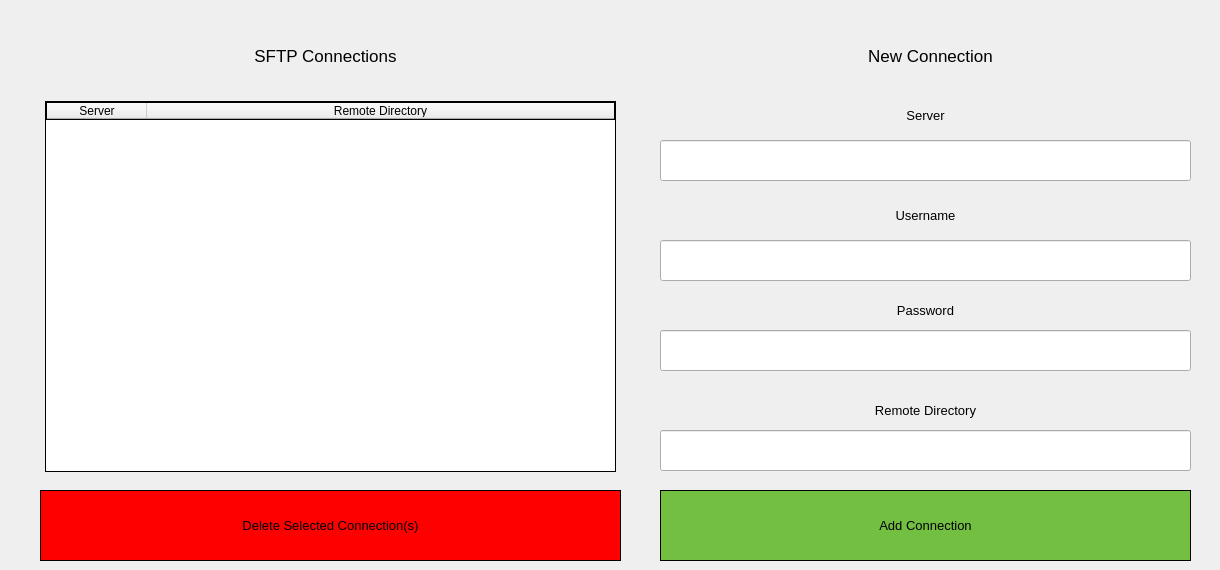
      <widget class="QWidget" name="tab_4">
       <attribute name="title">
        <string>Connections</string>
       </attribute>
       <widget class="QTableWidget" name="AdminConnections_Table">
        <property name="enabled">
         <bool>true</bool>
        </property>
        <property name="geometry">
         <rect>
          <x>45</x>
          <y>101</y>
          <width>571</width>
          <height>371</height>
         </rect>
        </property>
        <property name="styleSheet">
         <string notr="true">border: 1px solid black;</string>
        </property>
        <property name="editTriggers">
         <set>QAbstractItemView::NoEditTriggers</set>
        </property>
        <property name="alternatingRowColors">
         <bool>true</bool>
        </property>
        <property name="selectionBehavior">
         <enum>QAbstractItemView::SelectRows</enum>
        </property>
        <attribute name="horizontalHeaderCascadingSectionResizes">
         <bool>true</bool>
        </attribute>
        <attribute name="horizontalHeaderHighlightSections">
         <bool>false</bool>
        </attribute>
        <attribute name="horizontalHeaderShowSortIndicator" stdset="0">
         <bool>false</bool>
        </attribute>
        <attribute name="horizontalHeaderStretchLastSection">
         <bool>true</bool>
        </attribute>
        <attribute name="verticalHeaderCascadingSectionResizes">
         <bool>false</bool>
        </attribute>
        <column>
         <property name="text">
          <string>Server</string>
         </property>
        </column>
        <column>
         <property name="text">
          <string>Remote Directory</string>
         </property>
        </column>
       </widget>
       <widget class="QLabel" name="label_11">
        <property name="geometry">
         <rect>
          <x>50</x>
          <y>30</y>
          <width>551</width>
          <height>51</height>
         </rect>
        </property>
        <property name="font">
         <font>
          <family>Segoe UI</family>
          <pointsize>13</pointsize>
         </font>
        </property>
        <property name="text">
         <string>SFTP Connections</string>
        </property>
        <property name="alignment">
         <set>Qt::AlignCenter</set>
        </property>
       </widget>
       <widget class="QLabel" name="label_12">
        <property name="geometry">
         <rect>
          <x>650</x>
          <y>30</y>
          <width>561</width>
          <height>51</height>
         </rect>
        </property>
        <property name="font">
         <font>
          <family>Segoe UI</family>
          <pointsize>13</pointsize>
         </font>
        </property>
        <property name="text">
         <string>New Connection</string>
        </property>
        <property name="alignment">
         <set>Qt::AlignCenter</set>
        </property>
       </widget>
       <widget class="QLabel" name="label_13">
        <property name="geometry">
         <rect>
          <x>660</x>
          <y>100</y>
          <width>531</width>
          <height>31</height>
         </rect>
        </property>
        <property name="font">
         <font>
          <family>Segoe UI</family>
          <pointsize>10</pointsize>
         </font>
        </property>
        <property name="text">
         <string>Server</string>
        </property>
        <property name="alignment">
         <set>Qt::AlignCenter</set>
        </property>
       </widget>
       <widget class="QLineEdit" name="NewConnectionServer_LineEdit">
        <property name="geometry">
         <rect>
          <x>660</x>
          <y>140</y>
          <width>531</width>
          <height>41</height>
         </rect>
        </property>
        <property name="font">
         <font>
          <family>Segoe UI</family>
          <pointsize>10</pointsize>
          <weight>75</weight>
          <bold>true</bold>
         </font>
        </property>
        <property name="alignment">
         <set>Qt::AlignCenter</set>
        </property>
       </widget>
       <widget class="QLabel" name="label_14">
        <property name="geometry">
         <rect>
          <x>660</x>
          <y>200</y>
          <width>531</width>
          <height>31</height>
         </rect>
        </property>
        <property name="font">
         <font>
          <family>Segoe UI</family>
          <pointsize>10</pointsize>
         </font>
        </property>
        <property name="text">
         <string>Username</string>
        </property>
        <property name="alignment">
         <set>Qt::AlignCenter</set>
        </property>
       </widget>
       <widget class="QLineEdit" name="NewConnectionUsername_LineEdit">
        <property name="geometry">
         <rect>
          <x>660</x>
          <y>240</y>
          <width>531</width>
          <height>41</height>
         </rect>
        </property>
        <property name="font">
         <font>
          <family>Segoe UI</family>
          <pointsize>10</pointsize>
          <weight>75</weight>
          <bold>true</bold>
         </font>
        </property>
        <property name="alignment">
         <set>Qt::AlignCenter</set>
        </property>
       </widget>
       <widget class="QLabel" name="label_15">
        <property name="geometry">
         <rect>
          <x>660</x>
          <y>300</y>
          <width>531</width>
          <height>21</height>
         </rect>
        </property>
        <property name="font">
         <font>
          <family>Segoe UI</family>
          <pointsize>10</pointsize>
         </font>
        </property>
        <property name="text">
         <string>Password</string>
        </property>
        <property name="alignment">
         <set>Qt::AlignCenter</set>
        </property>
       </widget>
       <widget class="QLineEdit" name="NewConnectionPassword_LineEdit">
        <property name="geometry">
         <rect>
          <x>660</x>
          <y>330</y>
          <width>531</width>
          <height>41</height>
         </rect>
        </property>
        <property name="font">
         <font>
          <family>Segoe UI</family>
          <pointsize>10</pointsize>
          <weight>75</weight>
          <bold>true</bold>
         </font>
        </property>
        <property name="echoMode">
         <enum>QLineEdit::Password</enum>
        </property>
        <property name="alignment">
         <set>Qt::AlignCenter</set>
        </property>
       </widget>
       <widget class="QLabel" name="label_16">
        <property name="geometry">
         <rect>
          <x>660</x>
          <y>390</y>
          <width>531</width>
          <height>41</height>
         </rect>
        </property>
        <property name="font">
         <font>
          <family>Segoe UI</family>
          <pointsize>10</pointsize>
         </font>
        </property>
        <property name="text">
         <string>Remote Directory</string>
        </property>
        <property name="alignment">
         <set>Qt::AlignCenter</set>
        </property>
       </widget>
       <widget class="QLineEdit" name="NewConnectionRemoteDirectory_LineEdit">
        <property name="geometry">
         <rect>
          <x>660</x>
          <y>430</y>
          <width>531</width>
          <height>41</height>
         </rect>
        </property>
        <property name="font">
         <font>
          <family>Segoe UI</family>
          <pointsize>10</pointsize>
          <weight>75</weight>
          <bold>true</bold>
         </font>
        </property>
        <property name="alignment">
         <set>Qt::AlignCenter</set>
        </property>
       </widget>
       <widget class="QPushButton" name="DeleteConnections_Button">
        <property name="geometry">
         <rect>
          <x>40</x>
          <y>490</y>
          <width>581</width>
          <height>71</height>
         </rect>
        </property>
        <property name="font">
         <font>
          <family>Segoe UI</family>
          <pointsize>10</pointsize>
         </font>
        </property>
        <property name="styleSheet">
         <string notr="true">border: 1px solid black;
background-color: red;</string>
        </property>
        <property name="text">
         <string>Delete Selected Connection(s)</string>
        </property>
       </widget>
       <widget class="QPushButton" name="AddConnection_Button">
        <property name="geometry">
         <rect>
          <x>660</x>
          <y>490</y>
          <width>531</width>
          <height>71</height>
         </rect>
        </property>
        <property name="font">
         <font>
          <family>Segoe UI</family>
          <pointsize>10</pointsize>
         </font>
        </property>
        <property name="cursor">
         <cursorShape>PointingHandCursor</cursorShape>
        </property>
        <property name="styleSheet">
         <string notr="true">border: 1px solid black;
background-color: #73BF41;</string>
        </property>
        <property name="text">
         <string>Add Connection</string>
        </property>
       </widget>
      </widget>
